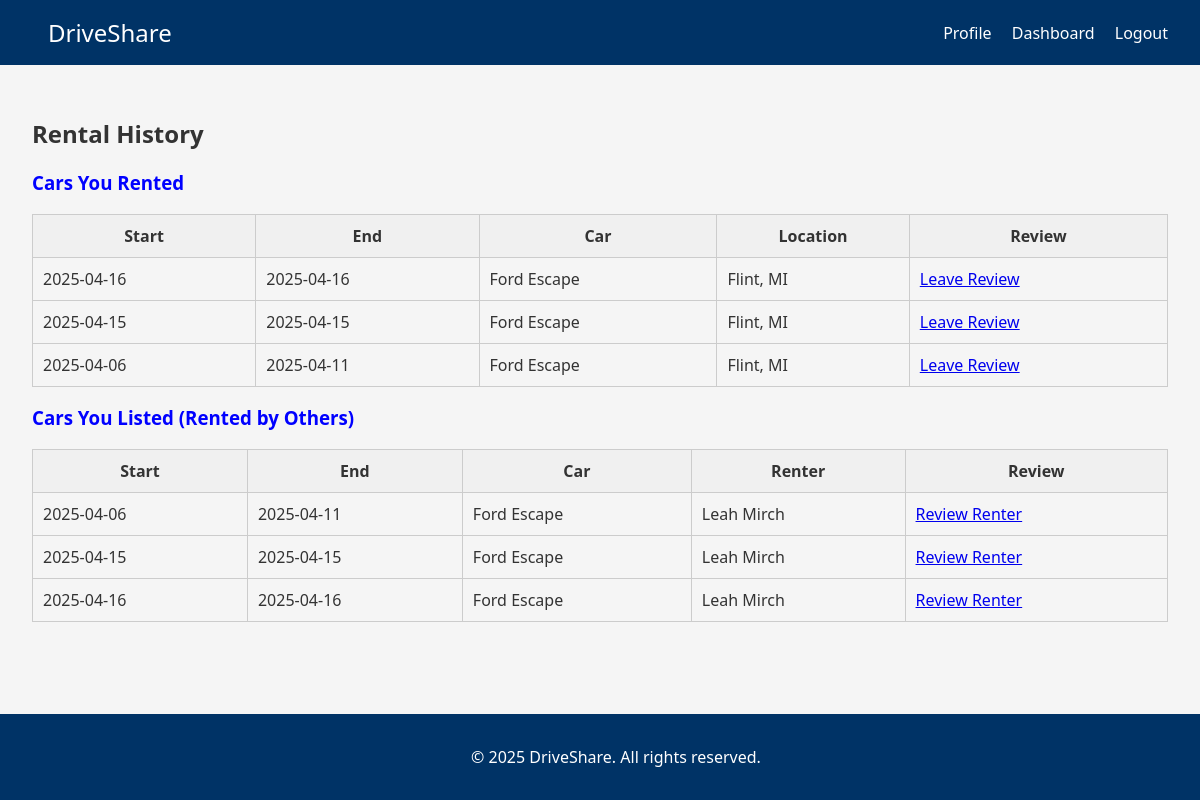
Before: /rental_history (signed in) with the older database file.
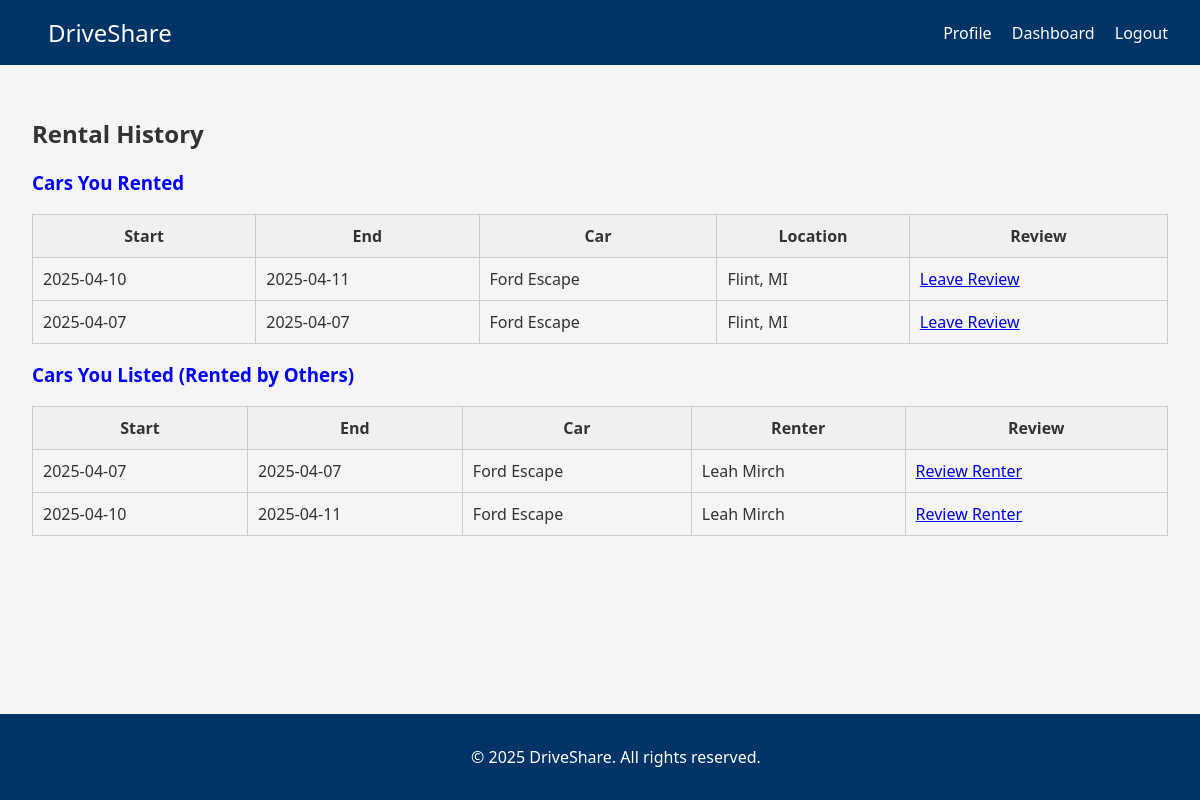
After: the same page with the newer database file.
### tables this page shows
CREATE TABLE bookings (
                id INTEGER PRIMARY KEY AUTOINCREMENT,
                car_id INTEGER NOT NULL,
                renter_id INTEGER NOT NULL,
                start_date TEXT NOT NULL,
                end_date TEXT NOT NULL,
                status TEXT DEFAULT 'pending',
                total_cost REAL,
                created_at TIMESTAMP DEFAULT CURRENT_TIMESTAMP,
                FOREIGN KEY(car_id) REFERENCES cars(id) ON DELETE CASCADE,
                FOREIGN KEY(renter_id) REFERENCES users(id) ON DELETE CASCADE
            );

CREATE TABLE cars (
                id INTEGER PRIMARY KEY AUTOINCREMENT,
                owner_id INTEGER NOT NULL,
                model TEXT NOT NULL,
                make TEXT NOT NULL,
                year INTEGER NOT NULL,
                mileage INTEGER NOT NULL,
                color TEXT,
                price REAL NOT NULL,
                location TEXT NOT NULL,
                precise_location TEXT,
                is_available BOOLEAN DEFAULT 1,
                image_url TEXT,
                created_at TIMESTAMP DEFAULT CURRENT_TIMESTAMP,
                FOREIGN KEY(owner_id) REFERENCES users(id) ON DELETE CASCADE
            );

CREATE TABLE users (
                id INTEGER PRIMARY KEY AUTOINCREMENT,
                email TEXT UNIQUE NOT NULL,
                password TEXT NOT NULL,
                security_q1 TEXT NOT NULL,
                security_q2 TEXT NOT NULL,
                security_q3 TEXT NOT NULL,
                full_name TEXT,
                role TEXT DEFAULT 'user',
                balance REAL DEFAULT 0.0,
                created_at TIMESTAMP DEFAULT CURRENT_TIMESTAMP
            );

### routes.py (the view)
    @app.route("/rental_history")
    def rental_history():
        if not UserSession.get_instance().is_authenticated():
            flash("Please log in to view your rental history.")
            return redirect(url_for("login"))
        user_id = UserSession.get_instance().user_id
        rented_cars = []
        your_listings = []
        try:
            with sqlite3.connect("database.db") as conn:
                conn.row_factory = sqlite3.Row
                cursor = conn.cursor()
                cursor.execute('''
                    SELECT b.id AS booking_id, b.start_date, b.end_date, c.make, c.model, c.location
                    FROM bookings b
                    JOIN cars c ON b.car_id = c.id
                    WHERE b.renter_id = ?
                    ORDER BY b.start_date DESC
                ''', (user_id,))
                rented_cars = cursor.fetchall()
                cursor.execute('''
                    SELECT b.id AS booking_id, b.start_date, b.end_date, u.full_name AS renter_name, c.make, c.model
                    FROM bookings b
                    JOIN cars c ON b.car_id = c.id
                    JOIN users u ON b.renter_id = u.id
                    WHERE c.owner_id = ?
                ''', (user_id,))
                your_listings = cursor.fetchall()
        except Exception as e:
            flash(f"Could not retrieve rental history: {str(e)}")
        return render_template("rental_history.html", rented_cars=rented_cars, your_listings=your_listings)

### app.py (called while the page is built)
@app.context_processor
def inject_user_session():
    return dict(is_authenticated=UserSession.get_instance().is_authenticated())

### routes.py (called while the page is built)
    @staticmethod
    def get_instance():
        if UserSession._instance is None:
            UserSession()
        return UserSession._instance

    def is_authenticated(self):
        return self.user_id is not None

### templates/rental_history.html (shortened to what this page needs)
{% extends 'base.html' %}
{% block content %}
<h2>Rental History</h2>
<h3>Cars You Rented</h3>
{% if rented_cars %}
<table class="info-table">
    <tr>
        <th>Start</th><th>End</th><th>Car</th><th>Location</th><th>Review</th>
    </tr>
    {% for rental in rented_cars %}
    <tr>
        <td>{{ rental['start_date'] }}</td>
        <td>{{ rental['end_date'] }}</td>
        <td>{{ rental['make'] }} {{ rental['model'] }}</td>
        <td>{{ rental['location'] }}</td>
        <td>
            <a href="{{ url_for('review', booking_id=rental['booking_id']) }}">Leave Review</a>
        </td>
    </tr>
    {% endfor %}
</table>
{% else %}
<p>You haven't rented any cars yet.</p>
{% endif %}
<h3>Cars You Listed (Rented by Others)</h3>
{% if your_listings %}
<table class="info-table">
    <tr>
        <th>Start</th><th>End</th><th>Car</th><th>Renter</th><th>Review</th>
    </tr>
    {% for rental in your_listings %}
    <tr>
        <td>{{ rental['start_date'] }}</td>
        <td>{{ rental['end_date'] }}</td>
        <td>{{ rental['make'] }} {{ rental['model'] }}</td>
        <td>{{ rental['renter_name'] }}</td>
        <td>
        <a href="{{ url_for('review_renter', booking_id=rental['booking_id']) }}">Review Renter</a>
        </td>
    </tr>
    {% endfor %}
</table>
{% else %}
<p>No one has rented your cars yet.</p>
{% endif %}
{% endblock %}

### templates/base.html (shortened to what this page needs)
<!DOCTYPE html>
<html lang="en">
<head>
    <link rel="stylesheet" href="{{ url_for('static', filename='css/styles.css') }}">
</head>
<body>
    {% include 'navbar.html' %}
    <main class="content">
        {% block content %}{% endblock %}
    </main>
    <footer>
        <p>&copy; 2025 DriveShare. All rights reserved.</p>
    </footer>
</body>
</html>

### templates/navbar.html
<nav class="navbar">
    <div class="nav-left">
        <a href="{{ url_for('home') }}" class="logo">DriveShare</a>
    </div>
    <div class="nav-right">
        {% if is_authenticated %}
            <a href="{{ url_for('profile') }}">Profile</a>
            <a href="{{ url_for('dashboard') }}">Dashboard</a>
            <a href="{{ url_for('logout') }}">Logout</a>
        {% else %}
            <a href="{{ url_for('login') }}">Login</a>
            <a href="{{ url_for('register') }}">Register</a>
        {% endif %}
    </div>
</nav>

### static/css/styles.css (style rules this page uses)
body { margin: 0; font-family: 'Segoe UI', Tahoma, Geneva, Verdana, sans-serif; background-color: #f5f5f5; color: #333; }
.navbar { display: flex; justify-content: space-between; align-items: center; padding: 1rem 2rem; background-color: #003366; color: white; }
.navbar a { color: white; text-decoration: none; margin-left: 1rem; font-weight: 500; }
.logo { font-size: 1.5rem; font-weight: bold; color: #ffffff; }
main.content { padding: 2rem; }
footer { text-align: center; padding: 1rem; background-color: #003366; color: white; position: fixed; bottom: 0; width: 100%; }
h3 { color: #0000FF; }

### templates/rental_history.html (style rules this page uses)
.info-table { width: 100%; border-collapse: collapse; margin-top: 15px; }
.info-table th, .info-table td { padding: 10px; border: 1px solid #ccc; }
.info-table th { background-color: #f0f0f0; }

Changed rows visible on the page:
removed bookings: start_date "2025-04-16", end_date "2025-04-16", make "Ford", model "Escape", location "Flint, MI", renter_name "Leah Mirch"
changed bookings (number 1 of 2 on the later page): start_date "2025-04-15" → "2025-04-10"; end_date "2025-04-15" → "2025-04-11"
changed bookings (number 2 of 2 on the later page): start_date "2025-04-06" → "2025-04-07"; end_date "2025-04-11" → "2025-04-07"
